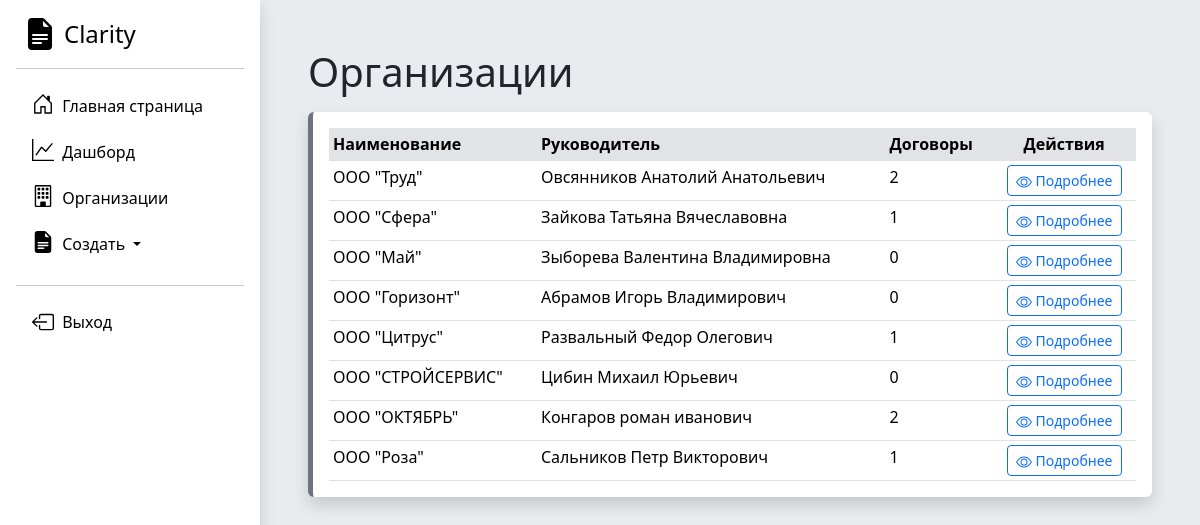
Page /organizations/ (signed in) on the committed database.
### Accounting/models.py (models this page shows, shortened)
class Organization(models.Model):
    full_name = models.CharField('Полное наименование', max_length=250)
    short_name = models.CharField('Краткое наименование', max_length=250)
    inn = models.IntegerField('ИНН')
    kpp = models.IntegerField('КПП')
    ur_adres = models.TextField('Юридический адрес')
    management_full_name = models.CharField('Управляющее лицо', max_length=250)
    management_post = models.CharField('Должность управляющего лица', max_length=250)
    class Meta:
        verbose_name = "Юридическое лицо"
        verbose_name_plural = "Юридические лица"

### Accounting/views.py (the view)
# urls.py: path('organizations/', views.organizations, name='organizations'),
@login_required
def organizations(request):
    organization_list = Organization.objects.all()
    dogovor_list = Dogovor.objects.all()
    service_list = Service.objects.all()
    for el in service_list:
        el.period = (el.date_end - el.date_start).days + 1
    for el in organization_list:
        el.doc_count = Dogovor.objects.filter(organization=el.id).count()
    content = {
        'organization_list': organization_list,
        'dogovor_list': dogovor_list,
        'service_list': service_list
    }
    return render(request, 'Accounting/organizations.html', content)

### DAM/templates/Accounting/organizations.html (shortened to what this page needs)
{% extends 'Accounting/base.html' %}
{% block content %}<h1>Организации</h1>
<div class="card shadow p-3 rounded mt-3 border-top-0 border-end-0 border-bottom-0 border-5 border-secondary">
<div class="card-body px-0 py-0">
<div class="table-responsive scrollbar">
    <table class="table table-sm fs-10 mb-0 overflow-hidden">
        <thead >
            <tr>
                <th class="bg-secondary-subtle">Наименование</th>
                <th class="bg-secondary-subtle">Руководитель</th>
                <th class="bg-secondary-subtle">Договоры</th>
                <th class="bg-secondary-subtle text-center">Действия</th>
            </tr>
        </thead>
        <tbody>
{% for el in organization_list %}
<tr>
    <td>{{ el.short_name }}</td>
    <td>{{ el.management_full_name }}</td>
    <td>{{ el.doc_count }}</td>
    <td class="text-center">
        <div class="btn-group" role="group" aria-label="Basic mixed styles example">
          <a role="button" class="btn btn-outline-primary btn-sm" href="{% url 'organization-detail' el.pk %}">
              Подробнее
          </a>
        </div>
    </td>
</tr>
{% endfor %}
        </tbody>
    </table>
</div>
</div>
{% endblock %}

### rows in the picture
Organization: short_name "ООО \"Труд\"", management_full_name "Овсянников Анатолий Анатольевич", doc_count "2"
Organization: short_name "ООО \"Сфера\"", management_full_name "Зайкова Татьяна Вячеславовна", doc_count "1"
Organization: short_name "ООО \"Май\"", management_full_name "Зыборева Валентина Владимировна", doc_count "0"
Organization: short_name "ООО \"Горизонт\"", management_full_name "Абрамов Игорь Владимирович", doc_count "0"
Organization: short_name "ООО \"Цитрус\"", management_full_name "Развальный Федор Олегович", doc_count "1"
Organization: short_name "ООО \"СТРОЙСЕРВИС\"", management_full_name "Цибин Михаил Юрьевич", doc_count "0"
Organization: short_name "ООО \"ОКТЯБРЬ\"", management_full_name "Конгаров роман иванович", doc_count "2"
Organization: short_name "ООО \"Роза\"", management_full_name "Сальников Петр Викторович", doc_count "1"
